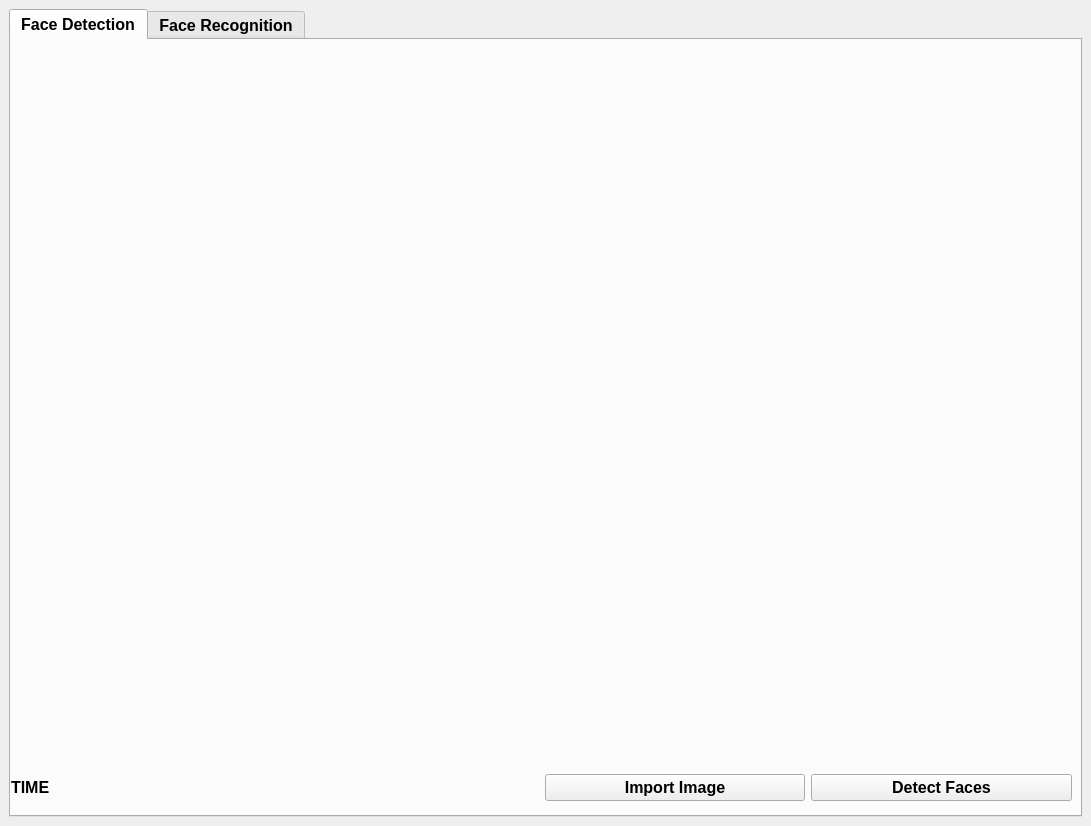
<?xml version="1.0" encoding="UTF-8"?>
<ui version="4.0">
 <class>MainWindow</class>
 <widget class="QMainWindow" name="MainWindow">
  <property name="geometry">
   <rect>
    <x>0</x>
    <y>0</y>
    <width>1091</width>
    <height>826</height>
   </rect>
  </property>
  <property name="windowTitle">
   <string>Matching Templates</string>
  </property>
  <widget class="QWidget" name="centralwidget">
   <layout class="QGridLayout" name="gridLayout_4">
    <item row="0" column="0">
     <widget class="QTabWidget" name="tab">
      <property name="font">
       <font>
        <pointsize>12</pointsize>
        <weight>75</weight>
        <bold>true</bold>
       </font>
      </property>
      <property name="currentIndex">
       <number>0</number>
      </property>
      <widget class="QWidget" name="tab_2">
       <attribute name="title">
        <string>Face Detection</string>
       </attribute>
       <widget class="QWidget" name="layoutWidget_4">
        <property name="geometry">
         <rect>
          <x>0</x>
          <y>0</y>
          <width>1061</width>
          <height>761</height>
         </rect>
        </property>
        <layout class="QGridLayout" name="gridLayout_7">
         <item row="0" column="0">
          <layout class="QHBoxLayout" name="horizontalLayout_9">
           <item>
            <widget class="ImageView" name="w3_2" native="true"/>
           </item>
           <item>
            <widget class="ImageView" name="w4_2" native="true"/>
           </item>
          </layout>
         </item>
         <item row="1" column="0">
          <layout class="QHBoxLayout" name="horizontalLayout_10">
           <item alignment="Qt::AlignLeft|Qt::AlignVCenter">
            <widget class="QLabel" name="label_3">
             <property name="text">
              <string>TIME</string>
             </property>
             <property name="alignment">
              <set>Qt::AlignLeading|Qt::AlignLeft|Qt::AlignVCenter</set>
             </property>
            </widget>
           </item>
           <item alignment="Qt::AlignVCenter">
            <widget class="QLabel" name="label_4">
             <property name="text">
              <string/>
             </property>
            </widget>
           </item>
           <item>
            <widget class="QPushButton" name="b3_2">
             <property name="text">
              <string>Import Image</string>
             </property>
            </widget>
           </item>
           <item>
            <widget class="QPushButton" name="b4_2">
             <property name="text">
              <string>Detect Faces</string>
             </property>
            </widget>
           </item>
          </layout>
         </item>
        </layout>
       </widget>
      </widget>
      <widget class="QWidget" name="tab_3">
       <attribute name="title">
        <string>Face Recognition</string>
       </attribute>
       <widget class="QWidget" name="layoutWidget_3">
        <property name="geometry">
         <rect>
          <x>0</x>
          <y>0</y>
          <width>1061</width>
          <height>761</height>
         </rect>
        </property>
        <layout class="QGridLayout" name="gridLayout_6">
         <item row="0" column="0">
          <layout class="QHBoxLayout" name="horizontalLayout_7">
           <item>
            <widget class="ImageView" name="w3" native="true"/>
           </item>
           <item>
            <widget class="ImageView" name="w4" native="true"/>
           </item>
          </layout>
         </item>
         <item row="1" column="0">
          <layout class="QHBoxLayout" name="horizontalLayout_8">
           <item alignment="Qt::AlignLeft|Qt::AlignVCenter">
            <widget class="QLabel" name="label">
             <property name="text">
              <string>TIME</string>
             </property>
             <property name="alignment">
              <set>Qt::AlignLeading|Qt::AlignLeft|Qt::AlignVCenter</set>
             </property>
            </widget>
           </item>
           <item alignment="Qt::AlignVCenter">
            <widget class="QLabel" name="label_2">
             <property name="text">
              <string/>
             </property>
            </widget>
           </item>
           <item>
            <widget class="QPushButton" name="b3">
             <property name="text">
              <string>Import Image</string>
             </property>
            </widget>
           </item>
           <item>
            <widget class="QPushButton" name="b4">
             <property name="text">
              <string>Apply</string>
             </property>
            </widget>
           </item>
          </layout>
         </item>
        </layout>
       </widget>
      </widget>
     </widget>
    </item>
   </layout>
  </widget>
 </widget>
 <customwidgets>
  <customwidget>
   <class>ImageView</class>
   <extends>QWidget</extends>
   <header location="global">pyqtgraph.h</header>
   <container>1</container>
  </customwidget>
 </customwidgets>
 <resources/>
 <connections/>
</ui>
